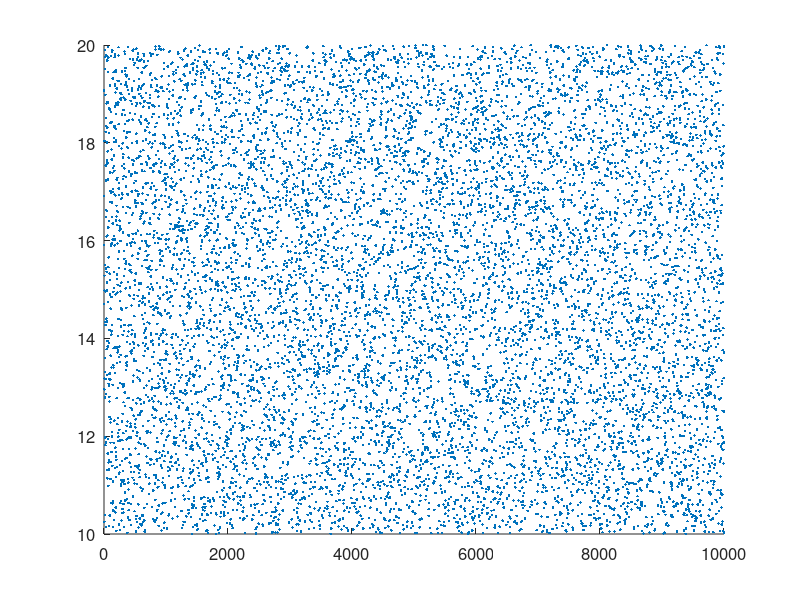
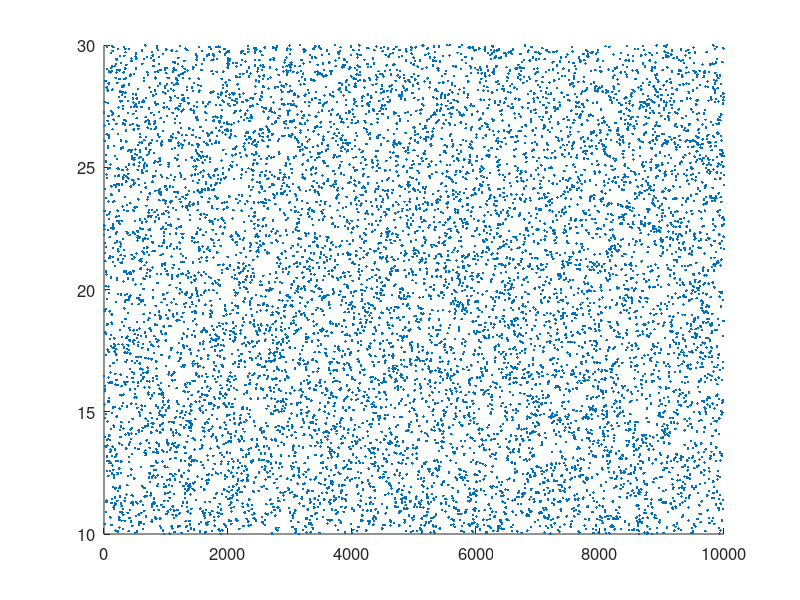
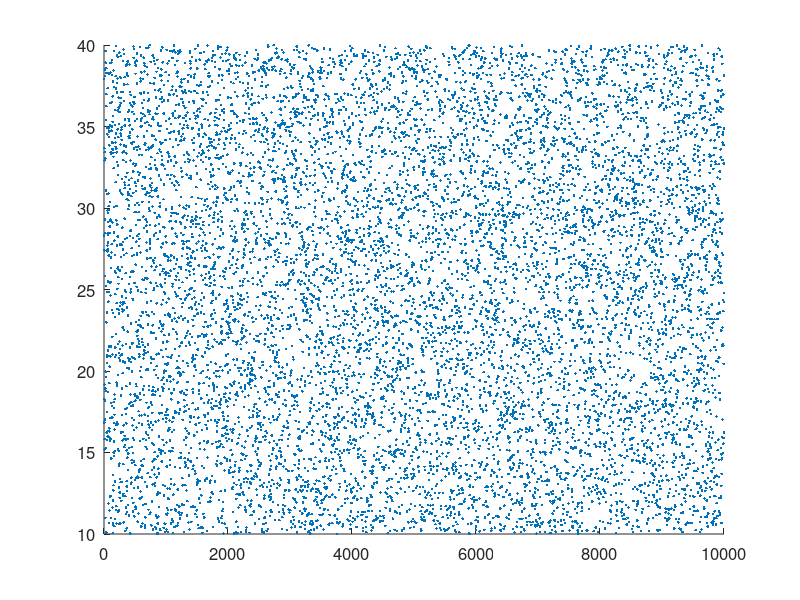
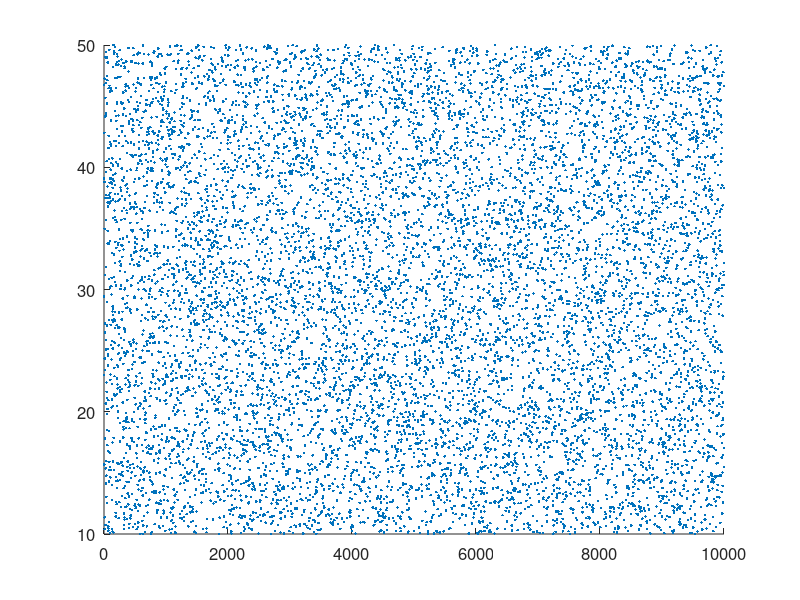

MATLAB code to generate these figures, in order:
% These are images for summary statistics and will just have random data
clear
close all

font_size = 12;
im_size = 400;

%Grid for images
mins = 10:10:90;

%Printer type
format_type = '-dpng';
resolution = '-r100';

count = 0;
for ii = mins
    for jj = ii+10:10:100
        data = rand(1e4,1)*(jj-ii) + ii;
        figure('Color','w')
        plot(data,'.')
        set(gca,'FontSize',font_size)
        %axis equal
        set(gca,'box','off','YLim',[ii jj])
        
        %Print Imagesc
        count = count+1;
        print(sprintf('Cropped\\minmax_rand_%d',count),format_type,resolution);
        close

    end
end





